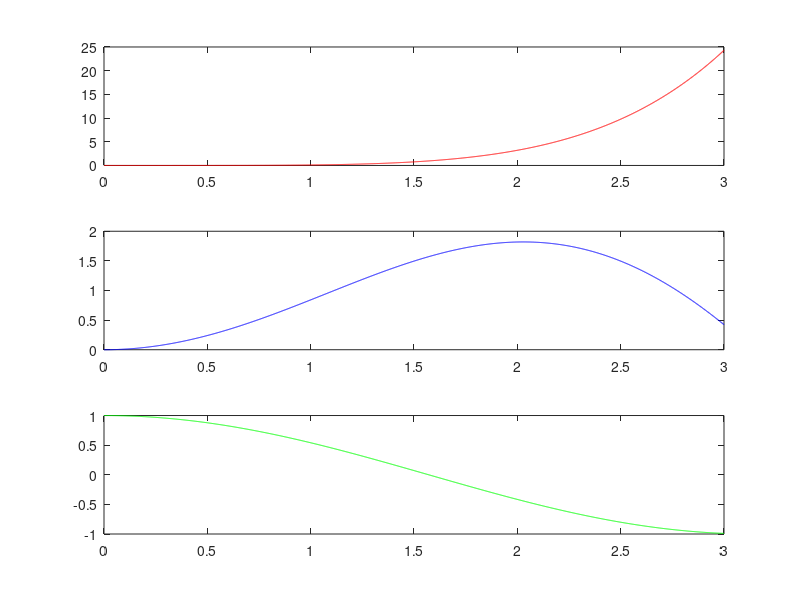

Source code (MATLAB):
A = [1,0,-2;2,1,3;0,1,0];
B = [2,1,1;1,0,-1;1,1,0];
C = A - B;
D = A*B;
E = A.*B;

x = 0:0.001:3;
y = x.^5/10;
#plot(x,y)
z = x.*sin(x);
t = cos(x);
#plot(x,y,'-.r',x,z,'--g',x,t,'-y')
#title("The plot from lab 1")
#h = legend("x^5/10","xsin(x)","cox(x)")
#legend show
subplot(3,1,1)
plot(x,y,'r')
subplot(3,1,2)
plot(x,z,'b')
subplot(3,1,3)
plot(x,t,'g')
